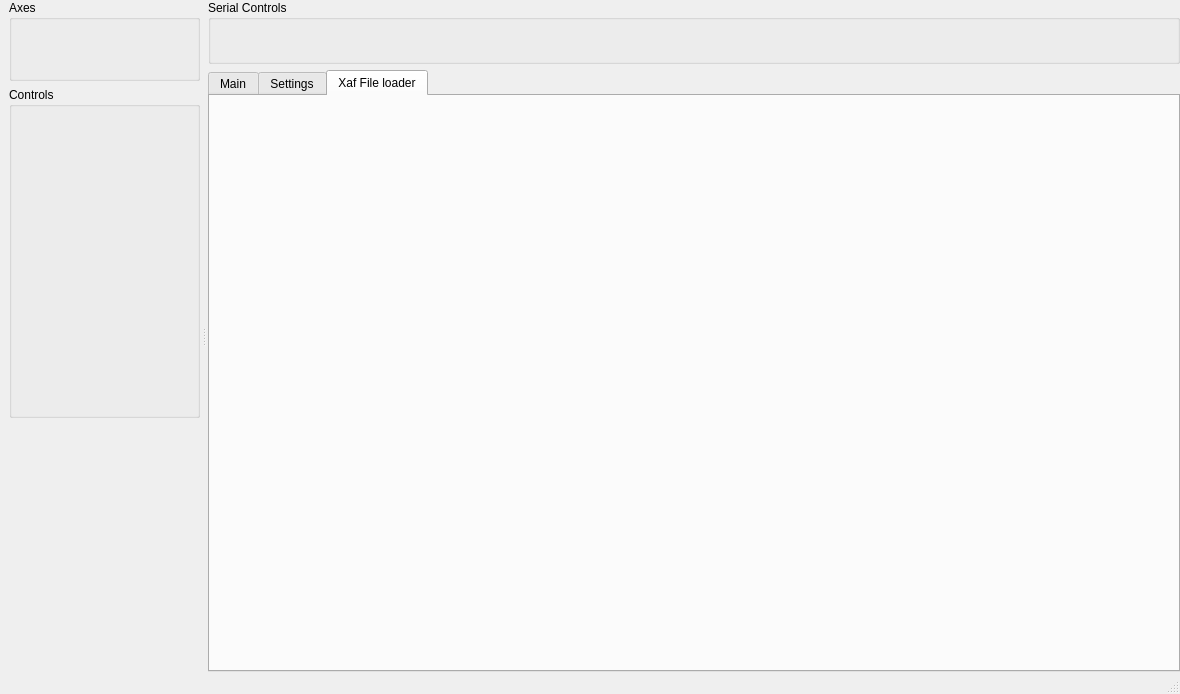
<?xml version="1.0" encoding="UTF-8"?>
<ui version="4.0">
 <class>MainWindow</class>
 <widget class="QMainWindow" name="MainWindow">
  <property name="geometry">
   <rect>
    <x>0</x>
    <y>0</y>
    <width>1180</width>
    <height>694</height>
   </rect>
  </property>
  <property name="windowTitle">
   <string>MainWindow</string>
  </property>
  <property name="documentMode">
   <bool>false</bool>
  </property>
  <property name="tabShape">
   <enum>QTabWidget::Rounded</enum>
  </property>
  <property name="dockNestingEnabled">
   <bool>false</bool>
  </property>
  <property name="unifiedTitleAndToolBarOnMac">
   <bool>false</bool>
  </property>
  <widget class="QWidget" name="centralwidget">
   <layout class="QHBoxLayout" name="horizontalLayout_2">
    <property name="leftMargin">
     <number>0</number>
    </property>
    <property name="topMargin">
     <number>0</number>
    </property>
    <property name="rightMargin">
     <number>0</number>
    </property>
    <property name="bottomMargin">
     <number>0</number>
    </property>
    <item>
     <widget class="QSplitter" name="mainSplitter">
      <property name="orientation">
       <enum>Qt::Horizontal</enum>
      </property>
      <property name="handleWidth">
       <number>8</number>
      </property>
      <widget class="QWidget" name="layoutWidget">
       <layout class="QVBoxLayout" name="verticalLayout_3" stretch="0,0,1">
        <property name="sizeConstraint">
         <enum>QLayout::SetMaximumSize</enum>
        </property>
        <property name="leftMargin">
         <number>9</number>
        </property>
        <item>
         <widget class="QGroupBox" name="groupBox">
          <property name="sizePolicy">
           <sizepolicy hsizetype="Preferred" vsizetype="Preferred">
            <horstretch>0</horstretch>
            <verstretch>0</verstretch>
           </sizepolicy>
          </property>
          <property name="maximumSize">
           <size>
            <width>16777215</width>
            <height>16777215</height>
           </size>
          </property>
          <property name="baseSize">
           <size>
            <width>0</width>
            <height>0</height>
           </size>
          </property>
          <property name="layoutDirection">
           <enum>Qt::LeftToRight</enum>
          </property>
          <property name="title">
           <string>Axes</string>
          </property>
          <property name="flat">
           <bool>true</bool>
          </property>
          <layout class="QVBoxLayout" name="verticalLayout_2">
           <item>
            <widget class="AxisReadoutWidget" name="axisReadoutWidget" native="true">
             <property name="minimumSize">
              <size>
               <width>0</width>
               <height>0</height>
              </size>
             </property>
             <property name="maximumSize">
              <size>
               <width>999</width>
               <height>500</height>
              </size>
             </property>
             <property name="baseSize">
              <size>
               <width>270</width>
               <height>0</height>
              </size>
             </property>
            </widget>
           </item>
           <item>
            <spacer name="verticalSpacer_2">
             <property name="orientation">
              <enum>Qt::Vertical</enum>
             </property>
             <property name="sizeHint" stdset="0">
              <size>
               <width>20</width>
               <height>40</height>
              </size>
             </property>
            </spacer>
           </item>
          </layout>
         </widget>
        </item>
        <item>
         <widget class="QGroupBox" name="groupBox_2">
          <property name="maximumSize">
           <size>
            <width>16777215</width>
            <height>16777215</height>
           </size>
          </property>
          <property name="title">
           <string>Controls</string>
          </property>
          <property name="flat">
           <bool>true</bool>
          </property>
          <layout class="QHBoxLayout" name="horizontalLayout_4">
           <item>
            <widget class="JogControlWidget" name="jogControlWidget" native="true">
             <property name="minimumSize">
              <size>
               <width>0</width>
               <height>290</height>
              </size>
             </property>
             <property name="maximumSize">
              <size>
               <width>16777215</width>
               <height>16777215</height>
              </size>
             </property>
            </widget>
           </item>
          </layout>
         </widget>
        </item>
        <item>
         <spacer name="verticalSpacer">
          <property name="orientation">
           <enum>Qt::Vertical</enum>
          </property>
          <property name="sizeHint" stdset="0">
           <size>
            <width>20</width>
            <height>40</height>
           </size>
          </property>
         </spacer>
        </item>
       </layout>
      </widget>
      <widget class="QWidget" name="layoutWidget">
       <layout class="QVBoxLayout" name="verticalLayout_4">
        <item>
         <widget class="QGroupBox" name="groupBox_3">
          <property name="minimumSize">
           <size>
            <width>0</width>
            <height>60</height>
           </size>
          </property>
          <property name="title">
           <string>Serial Controls</string>
          </property>
          <layout class="QHBoxLayout" name="horizontalLayout">
           <item>
            <widget class="SerialConnectWidget" name="serialConnectWidget" native="true">
             <property name="minimumSize">
              <size>
               <width>0</width>
               <height>23</height>
              </size>
             </property>
            </widget>
           </item>
          </layout>
         </widget>
        </item>
        <item>
         <widget class="QTabWidget" name="tabWidget">
          <property name="tabShape">
           <enum>QTabWidget::Rounded</enum>
          </property>
          <property name="currentIndex">
           <number>2</number>
          </property>
          <widget class="QWidget" name="mainTab">
           <attribute name="title">
            <string>Main</string>
           </attribute>
           <layout class="QHBoxLayout" name="horizontalLayout_3">
            <item>
             <widget class="QSplitter" name="splitter_2">
              <property name="orientation">
               <enum>Qt::Horizontal</enum>
              </property>
              <widget class="QGroupBox" name="groupBox_4">
               <property name="title">
                <string>Serial Monitor</string>
               </property>
               <layout class="QVBoxLayout" name="verticalLayout_6">
                <item>
                 <widget class="SerialWindowWidget" name="serialWindowWidget" native="true"/>
                </item>
               </layout>
              </widget>
              <widget class="QGroupBox" name="groupBox_5">
               <property name="maximumSize">
                <size>
                 <width>350</width>
                 <height>16777215</height>
                </size>
               </property>
               <property name="title">
                <string>GCode</string>
               </property>
               <layout class="QVBoxLayout" name="verticalLayout_7">
                <item>
                 <widget class="GcodeListWidget" name="listWidget_gCode"/>
                </item>
               </layout>
              </widget>
             </widget>
            </item>
           </layout>
          </widget>
          <widget class="QWidget" name="tab">
           <attribute name="title">
            <string>Settings</string>
           </attribute>
           <layout class="QVBoxLayout" name="verticalLayout">
            <item>
             <widget class="SettingsViewWidget" name="settingsWidget" native="true"/>
            </item>
           </layout>
          </widget>
          <widget class="QWidget" name="xafTab">
           <attribute name="title">
            <string>Xaf File loader</string>
           </attribute>
           <layout class="QVBoxLayout" name="verticalLayout_5">
            <item>
             <widget class="XafWindowWidget" name="xafWidget" native="true"/>
            </item>
           </layout>
          </widget>
         </widget>
        </item>
       </layout>
      </widget>
     </widget>
    </item>
   </layout>
  </widget>
  <widget class="QMenuBar" name="menubar">
   <property name="geometry">
    <rect>
     <x>0</x>
     <y>0</y>
     <width>1180</width>
     <height>21</height>
    </rect>
   </property>
  </widget>
  <widget class="QStatusBar" name="statusbar"/>
 </widget>
 <customwidgets>
  <customwidget>
   <class>SerialConnectWidget</class>
   <extends>QWidget</extends>
   <header>lib.widgets.SerialConnectWidget</header>
   <container>1</container>
  </customwidget>
  <customwidget>
   <class>SerialWindowWidget</class>
   <extends>QWidget</extends>
   <header>lib.widgets.SerialWindow</header>
   <container>1</container>
  </customwidget>
  <customwidget>
   <class>GcodeListWidget</class>
   <extends>QListWidget</extends>
   <header>lib.widgets.GcodeListWidget</header>
  </customwidget>
  <customwidget>
   <class>AxisReadoutWidget</class>
   <extends>QWidget</extends>
   <header>lib.widgets.AxisReadout</header>
   <container>1</container>
  </customwidget>
  <customwidget>
   <class>JogControlWidget</class>
   <extends>QWidget</extends>
   <header>lib.widgets.JogControlWidget</header>
   <container>1</container>
  </customwidget>
  <customwidget>
   <class>XafWindowWidget</class>
   <extends>QWidget</extends>
   <header>lib.widgets.XafWindow</header>
   <container>1</container>
  </customwidget>
  <customwidget>
   <class>SettingsViewWidget</class>
   <extends>QWidget</extends>
   <header>lib.widgets.SettingsView</header>
   <container>1</container>
  </customwidget>
 </customwidgets>
 <resources/>
 <connections/>
</ui>
